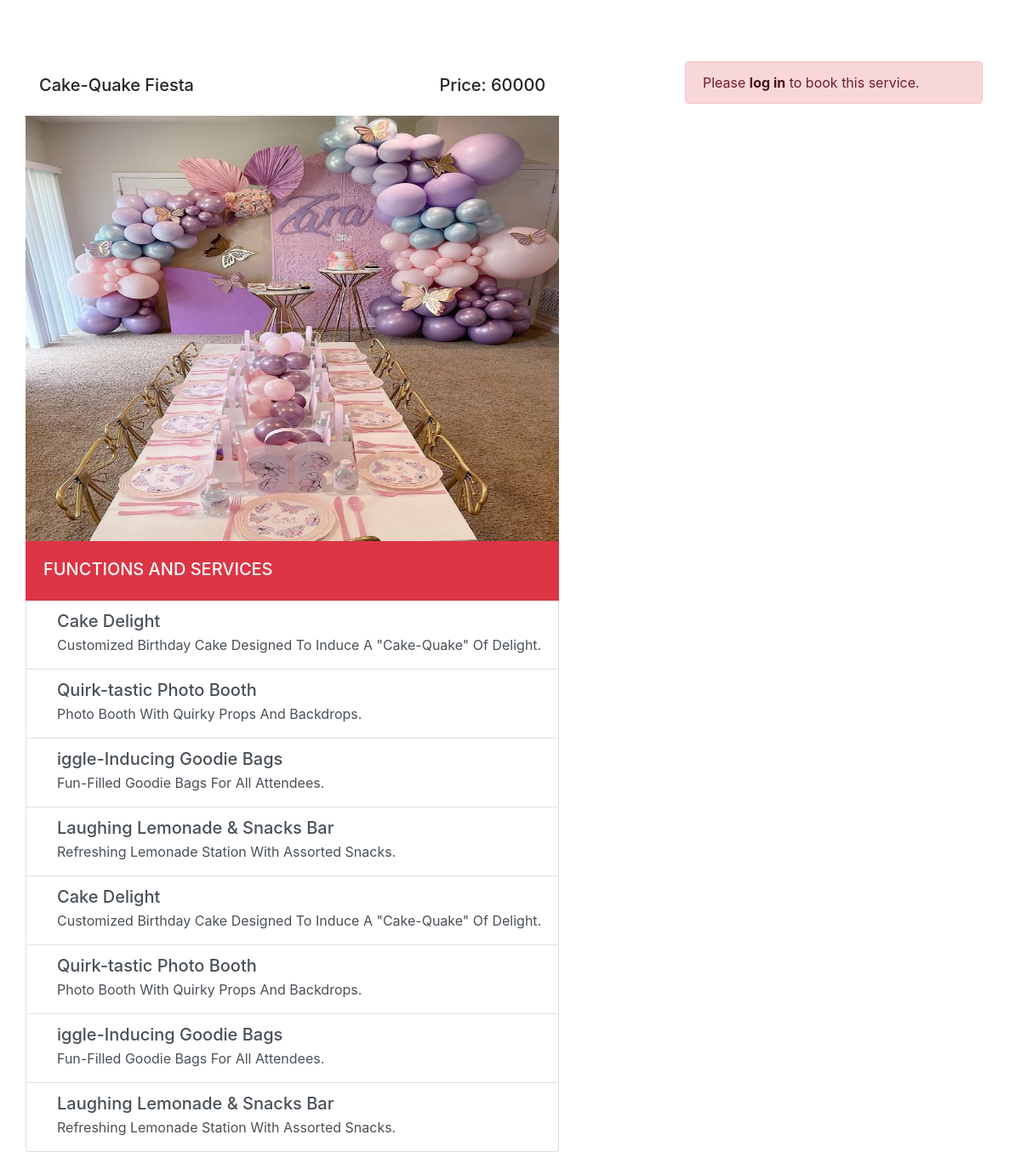
Page /package/birthday_package_details.php?id=1 on the committed database.
### tables this page shows
CREATE TABLE `birthday_service` (
  `id` int(11) NOT NULL,
  `service_type` varchar(70) NOT NULL,
  `image` text NOT NULL,
  `price` int(100) NOT NULL
);

CREATE TABLE `features_list` (
  `feature_id` int(11) NOT NULL,
  `category_id` int(11) NOT NULL,
  `service_type` varchar(50) NOT NULL,
  `title` varchar(50) NOT NULL,
  `description` varchar(500) NOT NULL
);

### package/birthday_package_details.php (the view, shortened to what this page needs)
<?php
include '../connection/config.php';
$id = $_GET['id'];
$query = "SELECT * FROM birthday_service WHERE id = '$id'";
$result = mysqli_query($connection, $query);
$row = mysqli_fetch_assoc($result);
$userLoggedIn = isset($_SESSION['login']) && $_SESSION['login'] === true;
$canBookPackage = $userLoggedIn;
$minDate = date('Y-m-d');
?>
<!doctype html>
<html lang="en">
<head>
    <link rel="stylesheet" type="text/css"
        href="https://cdn.materialdesignicons.com/2.1.19/css/materialdesignicons.min.css">
    <link rel="stylesheet" href="../css/bootstrap.min.css">
</head>
<body>
    <div class="container">
        <div class="row">
            <div class="col-md-8 p-0" style="margin-bottom: 20px;">
                <div class="float-left bg-white">
                    <h5 class="h5 text-uppercase mb-5 pt-3 pl-3 pr-3">
                        <span class="float-left text-capitalize">
                            <?php echo $row['service_type'] ?>
                        </span>
                        <span class="float-right text-capitalize">Price:
                            <?php echo $row['price'] ?>
                        </span>
                    </h5>
                    <img src="../admin-panel/<?php echo $row['image'] ?>" style="width:100%; max-height:500px; " alt="">
                    <ul class="list-group">
                        <li
                            class="list-group-item list-group-item-action bg-danger flex-column align-items-start active">
                            <div class="d-flex w-100 justify-content-between">
                                <h5 class="mb-1 pt-2 pb-2">FUNCTIONS AND SERVICES</h5>
                            </div>
                        </li>
                        <?php
                        $service_type = $row['service_type'];
                        $features_query = "SELECT * FROM features_list WHERE service_type = '$service_type'";
                        $features_result = mysqli_query($connection, $features_query);
                        ?>
                        <?php while ($feature = mysqli_fetch_assoc($features_result)): ?>
                            <li class="list-group-item list-group-item-action flex-column align-items-start">
                                <div class="d-flex w-100 justify-content-between">
                                    <h5 class="mb-1"><i class="mdi mdi-check mr-3"></i>
                                        <?php echo $feature['title']; ?>
                                    </h5>
                                </div>
                                <p class="mb-1 ml-3 text-capitalize">
                                    <?php echo $feature['description']; ?>
                                </p>
                            </li>
                        <?php endwhile; ?>
                    </ul>
                </div>
            </div>
            <?php if ($canBookPackage): ?>
                <div class="col-md-4" style="margin-bottom: 20px;">
                    <form action="" method="post" style="background: white;padding: 20px;">
                        <h5 class="h5 text-center mb-3 m-0">Birthday Planning Starts Here</h5>
                        <div class="form-group">
                            <input type="text" class="form-control" name="user_name" placeholder="Name" id="user_name"
                                Required>
                        </div>
                        <div class="form-group">
                            <input type="number" id="user_phone" class="form-control" name="user_phone"
                                placeholder="Phone number" Required>
                        </div>
                        <div class="form-group">
                            <input type="email" class="form-control" name="user_email" id="user_email"
                                placeholder="youremail@gmail.com" Required>
                        </div>
                        <div class="form-group">
                            <select class="custom-select form-control" id="venue" name="venue" Required>
                                <option value="">Select Venue</option>
                                <option value="Cremo Coffee">Cremo Coffee</option>
                                <option value="Coffee Express">Coffee Express</option>
                                <option value="The Coffee Club">The Coffee Club</option>
                            </select>
                        </div>
                        <div class="form-row">
                            <div class="input-group col-md-12">
                                <input type="date" class="form-control" name="date" data-provide="datepicker" id="date"
                                    placeholder="Birthday Date" min="<?php echo $minDate; ?>" Required>
                            </div>
                        </div>
                        <div class="text-center mt-3">
                            <input type="hidden" name="booking_id" value="<?php echo $row['id'] ?>">
                            <button type="submit" name="register"
                                class="btn btn-success btn-sm text-uppercase font-weight-bold"
                                style="margin-top: -5px;">Book Now</button>
                        </div>
                    </form>
                </div>
            <?php else: ?>
                <div class="col-md-4" style="margin-bottom: 20px;">
                    <div class="alert alert-danger" role="alert">
                        Please <a href="../user/login.php?redirect=<?php echo urlencode($_SERVER['REQUEST_URI']); ?>"
                            class="alert-link">log in</a> to book this service.
                    </div>
                </div>
            <?php endif; ?>
        </div>
    </div>
</body>
</html>

### package/birthday_package_details.php (style rules this page uses)
body { margin-top: 6%; }
.list-group-item:first-child { border-top-left-radius: 0rem; border-top-right-radius: 0rem; }
.list-group-item.active { border-color: #00125100; }

### rows in the picture
birthday_service: service_type "Cake-Quake Fiesta", price "60000", image (picture)
features_list: title "Cake Delight", description "Customized Birthday Cake Designed To Induce A \"cake-Quake\" Of Delight."
features_list: title "Quirk-tastic Photo Booth", description "Photo Booth With Quirky Props And Backdrops."
features_list: title "iggle-Inducing Goodie Bags", description "Fun-Filled Goodie Bags For All Attendees."
features_list: title "Laughing Lemonade & Snacks Bar", description "Refreshing Lemonade Station With Assorted Snacks."
features_list: title "Cake Delight", description "Customized Birthday Cake Designed To Induce A \"cake-Quake\" Of Delight."
features_list: title "Quirk-tastic Photo Booth", description "Photo Booth With Quirky Props And Backdrops."
features_list: title "iggle-Inducing Goodie Bags", description "Fun-Filled Goodie Bags For All Attendees."
features_list: title "Laughing Lemonade & Snacks Bar", description "Refreshing Lemonade Station With Assorted Snacks."
